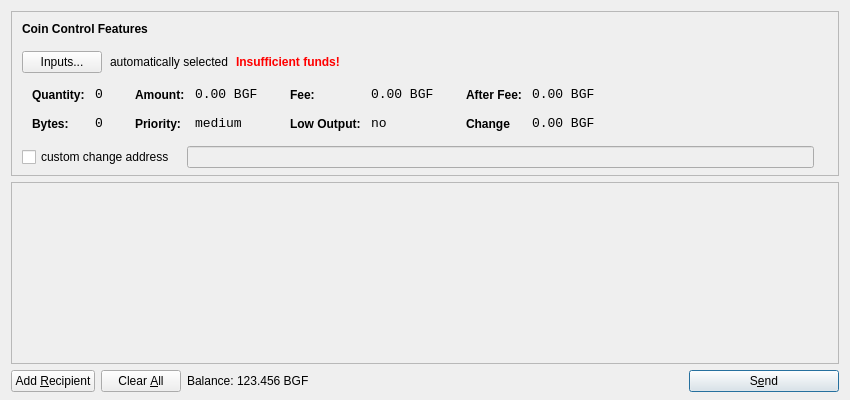
<?xml version="1.0" encoding="UTF-8"?>
<ui version="4.0">
 <class>SendCoinsDialog</class>
 <widget class="QDialog" name="SendCoinsDialog">
  <property name="geometry">
   <rect>
    <x>0</x>
    <y>0</y>
    <width>850</width>
    <height>400</height>
   </rect>
  </property>
  <property name="windowTitle">
   <string>Send Coins</string>
  </property>
  <layout class="QVBoxLayout" name="verticalLayout" stretch="0,1,0">
   <property name="bottomMargin">
    <number>8</number>
   </property>
   <item>
    <widget class="QFrame" name="frameCoinControl">
     <property name="sizePolicy">
      <sizepolicy hsizetype="Expanding" vsizetype="Expanding">
       <horstretch>0</horstretch>
       <verstretch>0</verstretch>
      </sizepolicy>
     </property>
     <property name="maximumSize">
      <size>
       <width>16777215</width>
       <height>16777215</height>
      </size>
     </property>
     <property name="frameShape">
      <enum>QFrame::StyledPanel</enum>
     </property>
     <property name="frameShadow">
      <enum>QFrame::Sunken</enum>
     </property>
     <layout class="QVBoxLayout" name="verticalLayoutCoinControl2">
      <property name="spacing">
       <number>-1</number>
      </property>
      <property name="leftMargin">
       <number>0</number>
      </property>
      <property name="topMargin">
       <number>0</number>
      </property>
      <property name="rightMargin">
       <number>0</number>
      </property>
      <property name="bottomMargin">
       <number>6</number>
      </property>
      <item>
       <layout class="QVBoxLayout" name="verticalLayoutCoinControl" stretch="0,0,0,0,1">
        <property name="spacing">
         <number>0</number>
        </property>
        <property name="leftMargin">
         <number>10</number>
        </property>
        <property name="topMargin">
         <number>10</number>
        </property>
        <item>
         <layout class="QHBoxLayout" name="horizontalLayoutCoinControl1">
          <property name="bottomMargin">
           <number>15</number>
          </property>
          <item>
           <widget class="QLabel" name="labelCoinControlFeatures">
            <property name="sizePolicy">
             <sizepolicy hsizetype="Preferred" vsizetype="Maximum">
              <horstretch>0</horstretch>
              <verstretch>0</verstretch>
             </sizepolicy>
            </property>
            <property name="font">
             <font>
              <weight>75</weight>
              <bold>true</bold>
             </font>
            </property>
            <property name="styleSheet">
             <string notr="true">font-weight:bold;</string>
            </property>
            <property name="text">
             <string>Coin Control Features</string>
            </property>
           </widget>
          </item>
         </layout>
        </item>
        <item>
         <layout class="QHBoxLayout" name="horizontalLayoutCoinControl2" stretch="0,0,0,0">
          <property name="spacing">
           <number>8</number>
          </property>
          <property name="bottomMargin">
           <number>10</number>
          </property>
          <item>
           <widget class="QPushButton" name="pushButtonCoinControl">
            <property name="styleSheet">
             <string notr="true"/>
            </property>
            <property name="text">
             <string>Inputs...</string>
            </property>
           </widget>
          </item>
          <item>
           <widget class="QLabel" name="labelCoinControlAutomaticallySelected">
            <property name="text">
             <string>automatically selected</string>
            </property>
            <property name="margin">
             <number>5</number>
            </property>
           </widget>
          </item>
          <item>
           <widget class="QLabel" name="labelCoinControlInsuffFunds">
            <property name="font">
             <font>
              <weight>75</weight>
              <bold>true</bold>
             </font>
            </property>
            <property name="styleSheet">
             <string notr="true">color:red;font-weight:bold;</string>
            </property>
            <property name="text">
             <string>Insufficient funds!</string>
            </property>
            <property name="margin">
             <number>5</number>
            </property>
           </widget>
          </item>
          <item>
           <spacer name="horizontalSpacerCoinControl">
            <property name="orientation">
             <enum>Qt::Horizontal</enum>
            </property>
            <property name="sizeHint" stdset="0">
             <size>
              <width>40</width>
              <height>1</height>
             </size>
            </property>
           </spacer>
          </item>
         </layout>
        </item>
        <item>
         <widget class="QWidget" name="widgetCoinControl" native="true">
          <property name="sizePolicy">
           <sizepolicy hsizetype="Preferred" vsizetype="Preferred">
            <horstretch>0</horstretch>
            <verstretch>0</verstretch>
           </sizepolicy>
          </property>
          <property name="minimumSize">
           <size>
            <width>0</width>
            <height>0</height>
           </size>
          </property>
          <property name="styleSheet">
           <string notr="true"/>
          </property>
          <layout class="QHBoxLayout" name="horizontalLayoutCoinControl5">
           <property name="margin">
            <number>0</number>
           </property>
           <item>
            <layout class="QHBoxLayout" name="horizontalLayoutCoinControl3" stretch="0,0,0,1">
             <property name="spacing">
              <number>20</number>
             </property>
             <property name="topMargin">
              <number>0</number>
             </property>
             <property name="bottomMargin">
              <number>10</number>
             </property>
             <item>
              <layout class="QFormLayout" name="formLayoutCoinControl1">
               <property name="horizontalSpacing">
                <number>10</number>
               </property>
               <property name="verticalSpacing">
                <number>14</number>
               </property>
               <property name="leftMargin">
                <number>10</number>
               </property>
               <property name="topMargin">
                <number>4</number>
               </property>
               <property name="rightMargin">
                <number>6</number>
               </property>
               <item row="0" column="0">
                <widget class="QLabel" name="labelCoinControlQuantityText">
                 <property name="styleSheet">
                  <string notr="true">font-weight:bold;</string>
                 </property>
                 <property name="text">
                  <string>Quantity:</string>
                 </property>
                 <property name="margin">
                  <number>0</number>
                 </property>
                </widget>
               </item>
               <item row="0" column="1">
                <widget class="QLabel" name="labelCoinControlQuantity">
                 <property name="font">
                  <font>
                   <family>Monospace</family>
                   <pointsize>10</pointsize>
                  </font>
                 </property>
                 <property name="cursor">
                  <cursorShape>IBeamCursor</cursorShape>
                 </property>
                 <property name="contextMenuPolicy">
                  <enum>Qt::ActionsContextMenu</enum>
                 </property>
                 <property name="text">
                  <string>0</string>
                 </property>
                 <property name="margin">
                  <number>0</number>
                 </property>
                 <property name="textInteractionFlags">
                  <set>Qt::LinksAccessibleByMouse|Qt::TextSelectableByKeyboard|Qt::TextSelectableByMouse</set>
                 </property>
                </widget>
               </item>
               <item row="1" column="0">
                <widget class="QLabel" name="labelCoinControlBytesText">
                 <property name="styleSheet">
                  <string notr="true">font-weight:bold;</string>
                 </property>
                 <property name="text">
                  <string>Bytes:</string>
                 </property>
                </widget>
               </item>
               <item row="1" column="1">
                <widget class="QLabel" name="labelCoinControlBytes">
                 <property name="font">
                  <font>
                   <family>Monospace</family>
                   <pointsize>10</pointsize>
                  </font>
                 </property>
                 <property name="cursor">
                  <cursorShape>IBeamCursor</cursorShape>
                 </property>
                 <property name="contextMenuPolicy">
                  <enum>Qt::ActionsContextMenu</enum>
                 </property>
                 <property name="text">
                  <string>0</string>
                 </property>
                 <property name="textInteractionFlags">
                  <set>Qt::LinksAccessibleByMouse|Qt::TextSelectableByKeyboard|Qt::TextSelectableByMouse</set>
                 </property>
                </widget>
               </item>
              </layout>
             </item>
             <item>
              <layout class="QFormLayout" name="formLayoutCoinControl2">
               <property name="horizontalSpacing">
                <number>10</number>
               </property>
               <property name="verticalSpacing">
                <number>14</number>
               </property>
               <property name="leftMargin">
                <number>6</number>
               </property>
               <property name="topMargin">
                <number>4</number>
               </property>
               <property name="rightMargin">
                <number>6</number>
               </property>
               <item row="0" column="0">
                <widget class="QLabel" name="labelCoinControlAmountText">
                 <property name="styleSheet">
                  <string notr="true">font-weight:bold;</string>
                 </property>
                 <property name="text">
                  <string>Amount:</string>
                 </property>
                 <property name="margin">
                  <number>0</number>
                 </property>
                </widget>
               </item>
               <item row="0" column="1">
                <widget class="QLabel" name="labelCoinControlAmount">
                 <property name="font">
                  <font>
                   <family>Monospace</family>
                   <pointsize>10</pointsize>
                  </font>
                 </property>
                 <property name="cursor">
                  <cursorShape>IBeamCursor</cursorShape>
                 </property>
                 <property name="contextMenuPolicy">
                  <enum>Qt::ActionsContextMenu</enum>
                 </property>
                 <property name="text">
                  <string>0.00 BGF</string>
                 </property>
                 <property name="textInteractionFlags">
                  <set>Qt::LinksAccessibleByMouse|Qt::TextSelectableByKeyboard|Qt::TextSelectableByMouse</set>
                 </property>
                </widget>
               </item>
               <item row="1" column="0">
                <widget class="QLabel" name="labelCoinControlPriorityText">
                 <property name="styleSheet">
                  <string notr="true">font-weight:bold;</string>
                 </property>
                 <property name="text">
                  <string>Priority:</string>
                 </property>
                </widget>
               </item>
               <item row="1" column="1">
                <widget class="QLabel" name="labelCoinControlPriority">
                 <property name="font">
                  <font>
                   <family>Monospace</family>
                   <pointsize>10</pointsize>
                  </font>
                 </property>
                 <property name="cursor">
                  <cursorShape>IBeamCursor</cursorShape>
                 </property>
                 <property name="contextMenuPolicy">
                  <enum>Qt::ActionsContextMenu</enum>
                 </property>
                 <property name="text">
                  <string>medium</string>
                 </property>
                 <property name="textInteractionFlags">
                  <set>Qt::LinksAccessibleByMouse|Qt::TextSelectableByKeyboard|Qt::TextSelectableByMouse</set>
                 </property>
                </widget>
               </item>
              </layout>
             </item>
             <item>
              <layout class="QFormLayout" name="formLayoutCoinControl3">
               <property name="horizontalSpacing">
                <number>10</number>
               </property>
               <property name="verticalSpacing">
                <number>14</number>
               </property>
               <property name="leftMargin">
                <number>6</number>
               </property>
               <property name="topMargin">
                <number>4</number>
               </property>
               <property name="rightMargin">
                <number>6</number>
               </property>
               <item row="0" column="0">
                <widget class="QLabel" name="labelCoinControlFeeText">
                 <property name="styleSheet">
                  <string notr="true">font-weight:bold;</string>
                 </property>
                 <property name="text">
                  <string>Fee:</string>
                 </property>
                 <property name="margin">
                  <number>0</number>
                 </property>
                </widget>
               </item>
               <item row="0" column="1">
                <widget class="QLabel" name="labelCoinControlFee">
                 <property name="font">
                  <font>
                   <family>Monospace</family>
                   <pointsize>10</pointsize>
                  </font>
                 </property>
                 <property name="cursor">
                  <cursorShape>IBeamCursor</cursorShape>
                 </property>
                 <property name="contextMenuPolicy">
                  <enum>Qt::ActionsContextMenu</enum>
                 </property>
                 <property name="text">
                  <string>0.00 BGF</string>
                 </property>
                 <property name="textInteractionFlags">
                  <set>Qt::LinksAccessibleByMouse|Qt::TextSelectableByKeyboard|Qt::TextSelectableByMouse</set>
                 </property>
                </widget>
               </item>
               <item row="1" column="0">
                <widget class="QLabel" name="labelCoinControlLowOutputText">
                 <property name="styleSheet">
                  <string notr="true">font-weight:bold;</string>
                 </property>
                 <property name="text">
                  <string>Low Output:</string>
                 </property>
                </widget>
               </item>
               <item row="1" column="1">
                <widget class="QLabel" name="labelCoinControlLowOutput">
                 <property name="font">
                  <font>
                   <family>Monospace</family>
                   <pointsize>10</pointsize>
                  </font>
                 </property>
                 <property name="cursor">
                  <cursorShape>IBeamCursor</cursorShape>
                 </property>
                 <property name="contextMenuPolicy">
                  <enum>Qt::ActionsContextMenu</enum>
                 </property>
                 <property name="text">
                  <string>no</string>
                 </property>
                 <property name="textInteractionFlags">
                  <set>Qt::LinksAccessibleByMouse|Qt::TextSelectableByKeyboard|Qt::TextSelectableByMouse</set>
                 </property>
                </widget>
               </item>
              </layout>
             </item>
             <item>
              <layout class="QFormLayout" name="formLayoutCoinControl4">
               <property name="horizontalSpacing">
                <number>10</number>
               </property>
               <property name="verticalSpacing">
                <number>14</number>
               </property>
               <property name="leftMargin">
                <number>6</number>
               </property>
               <property name="topMargin">
                <number>4</number>
               </property>
               <property name="rightMargin">
                <number>6</number>
               </property>
               <item row="0" column="0">
                <widget class="QLabel" name="labelCoinControlAfterFeeText">
                 <property name="styleSheet">
                  <string notr="true">font-weight:bold;</string>
                 </property>
                 <property name="text">
                  <string>After Fee:</string>
                 </property>
                 <property name="margin">
                  <number>0</number>
                 </property>
                </widget>
               </item>
               <item row="0" column="1">
                <widget class="QLabel" name="labelCoinControlAfterFee">
                 <property name="font">
                  <font>
                   <family>Monospace</family>
                   <pointsize>10</pointsize>
                  </font>
                 </property>
                 <property name="cursor">
                  <cursorShape>IBeamCursor</cursorShape>
                 </property>
                 <property name="contextMenuPolicy">
                  <enum>Qt::ActionsContextMenu</enum>
                 </property>
                 <property name="text">
                  <string>0.00 BGF</string>
                 </property>
                 <property name="textInteractionFlags">
                  <set>Qt::LinksAccessibleByMouse|Qt::TextSelectableByKeyboard|Qt::TextSelectableByMouse</set>
                 </property>
                </widget>
               </item>
               <item row="1" column="0">
                <widget class="QLabel" name="labelCoinControlChangeText">
                 <property name="styleSheet">
                  <string notr="true">font-weight:bold;</string>
                 </property>
                 <property name="text">
                  <string>Change</string>
                 </property>
                </widget>
               </item>
               <item row="1" column="1">
                <widget class="QLabel" name="labelCoinControlChange">
                 <property name="font">
                  <font>
                   <family>Monospace</family>
                   <pointsize>10</pointsize>
                  </font>
                 </property>
                 <property name="cursor">
                  <cursorShape>IBeamCursor</cursorShape>
                 </property>
                 <property name="contextMenuPolicy">
                  <enum>Qt::ActionsContextMenu</enum>
                 </property>
                 <property name="text">
                  <string>0.00 BGF</string>
                 </property>
                 <property name="textInteractionFlags">
                  <set>Qt::LinksAccessibleByMouse|Qt::TextSelectableByKeyboard|Qt::TextSelectableByMouse</set>
                 </property>
                </widget>
               </item>
              </layout>
             </item>
            </layout>
           </item>
          </layout>
         </widget>
        </item>
        <item>
         <layout class="QHBoxLayout" name="horizontalLayoutCoinControl4" stretch="0,0,0">
          <property name="spacing">
           <number>12</number>
          </property>
          <property name="sizeConstraint">
           <enum>QLayout::SetDefaultConstraint</enum>
          </property>
          <property name="topMargin">
           <number>5</number>
          </property>
          <property name="rightMargin">
           <number>5</number>
          </property>
          <item>
           <widget class="QCheckBox" name="checkBoxCoinControlChange">
            <property name="text">
             <string>custom change address</string>
            </property>
           </widget>
          </item>
          <item>
           <widget class="QLineEdit" name="lineEditCoinControlChange">
            <property name="enabled">
             <bool>false</bool>
            </property>
            <property name="sizePolicy">
             <sizepolicy hsizetype="Expanding" vsizetype="Fixed">
              <horstretch>0</horstretch>
              <verstretch>0</verstretch>
             </sizepolicy>
            </property>
           </widget>
          </item>
          <item>
           <widget class="QLabel" name="labelCoinControlChangeLabel">
            <property name="sizePolicy">
             <sizepolicy hsizetype="Preferred" vsizetype="Expanding">
              <horstretch>0</horstretch>
              <verstretch>0</verstretch>
             </sizepolicy>
            </property>
            <property name="minimumSize">
             <size>
              <width>0</width>
              <height>0</height>
             </size>
            </property>
            <property name="text">
             <string/>
            </property>
            <property name="margin">
             <number>3</number>
            </property>
           </widget>
          </item>
         </layout>
        </item>
        <item>
         <spacer name="verticalSpacerCoinControl">
          <property name="orientation">
           <enum>Qt::Vertical</enum>
          </property>
          <property name="sizeHint" stdset="0">
           <size>
            <width>800</width>
            <height>1</height>
           </size>
          </property>
         </spacer>
        </item>
       </layout>
      </item>
     </layout>
    </widget>
   </item>
   <item>
    <widget class="QScrollArea" name="scrollArea">
     <property name="widgetResizable">
      <bool>true</bool>
     </property>
     <widget class="QWidget" name="scrollAreaWidgetContents">
      <property name="geometry">
       <rect>
        <x>0</x>
        <y>0</y>
        <width>830</width>
        <height>165</height>
       </rect>
      </property>
      <layout class="QVBoxLayout" name="verticalLayout_2">
       <property name="margin">
        <number>0</number>
       </property>
       <item>
        <layout class="QVBoxLayout" name="entries">
         <property name="spacing">
          <number>6</number>
         </property>
        </layout>
       </item>
       <item>
        <spacer name="verticalSpacer">
         <property name="orientation">
          <enum>Qt::Vertical</enum>
         </property>
         <property name="sizeHint" stdset="0">
          <size>
           <width>20</width>
           <height>40</height>
          </size>
         </property>
        </spacer>
       </item>
      </layout>
     </widget>
    </widget>
   </item>
   <item>
    <layout class="QHBoxLayout" name="horizontalLayout">
     <item>
      <widget class="QPushButton" name="addButton">
       <property name="toolTip">
        <string>Send to multiple recipients at once</string>
       </property>
       <property name="text">
        <string>Add &amp;Recipient</string>
       </property>
       <property name="icon">
        <iconset resource="../bitcoin.qrc">
         <normaloff>:/icons/add</normaloff>:/icons/add</iconset>
       </property>
       <property name="autoDefault">
        <bool>false</bool>
       </property>
      </widget>
     </item>
     <item>
      <widget class="QPushButton" name="clearButton">
       <property name="sizePolicy">
        <sizepolicy hsizetype="Minimum" vsizetype="Fixed">
         <horstretch>0</horstretch>
         <verstretch>0</verstretch>
        </sizepolicy>
       </property>
       <property name="toolTip">
        <string>Remove all transaction fields</string>
       </property>
       <property name="text">
        <string>Clear &amp;All</string>
       </property>
       <property name="icon">
        <iconset resource="../bitcoin.qrc">
         <normaloff>:/icons/remove</normaloff>:/icons/remove</iconset>
       </property>
       <property name="autoRepeatDelay">
        <number>300</number>
       </property>
       <property name="autoDefault">
        <bool>false</bool>
       </property>
      </widget>
     </item>
     <item>
      <layout class="QHBoxLayout" name="horizontalLayout_2">
       <property name="spacing">
        <number>3</number>
       </property>
       <item>
        <widget class="QLabel" name="label">
         <property name="sizePolicy">
          <sizepolicy hsizetype="Preferred" vsizetype="Fixed">
           <horstretch>0</horstretch>
           <verstretch>0</verstretch>
          </sizepolicy>
         </property>
         <property name="text">
          <string>Balance:</string>
         </property>
        </widget>
       </item>
       <item>
        <widget class="QLabel" name="labelBalance">
         <property name="sizePolicy">
          <sizepolicy hsizetype="Preferred" vsizetype="Fixed">
           <horstretch>0</horstretch>
           <verstretch>0</verstretch>
          </sizepolicy>
         </property>
         <property name="cursor">
          <cursorShape>IBeamCursor</cursorShape>
         </property>
         <property name="text">
          <string>123.456 BGF</string>
         </property>
         <property name="textInteractionFlags">
          <set>Qt::LinksAccessibleByMouse|Qt::TextSelectableByKeyboard|Qt::TextSelectableByMouse</set>
         </property>
        </widget>
       </item>
      </layout>
     </item>
     <item>
      <spacer name="horizontalSpacer">
       <property name="orientation">
        <enum>Qt::Horizontal</enum>
       </property>
       <property name="sizeHint" stdset="0">
        <size>
         <width>40</width>
         <height>20</height>
        </size>
       </property>
      </spacer>
     </item>
     <item>
      <widget class="QPushButton" name="sendButton">
       <property name="minimumSize">
        <size>
         <width>150</width>
         <height>0</height>
        </size>
       </property>
       <property name="toolTip">
        <string>Confirm the send action</string>
       </property>
       <property name="text">
        <string>S&amp;end</string>
       </property>
       <property name="icon">
        <iconset resource="../bitcoin.qrc">
         <normaloff>:/icons/send</normaloff>:/icons/send</iconset>
       </property>
       <property name="default">
        <bool>true</bool>
       </property>
      </widget>
     </item>
    </layout>
   </item>
  </layout>
 </widget>
 <resources>
  <include location="../bitcoin.qrc"/>
 </resources>
 <connections/>
</ui>
